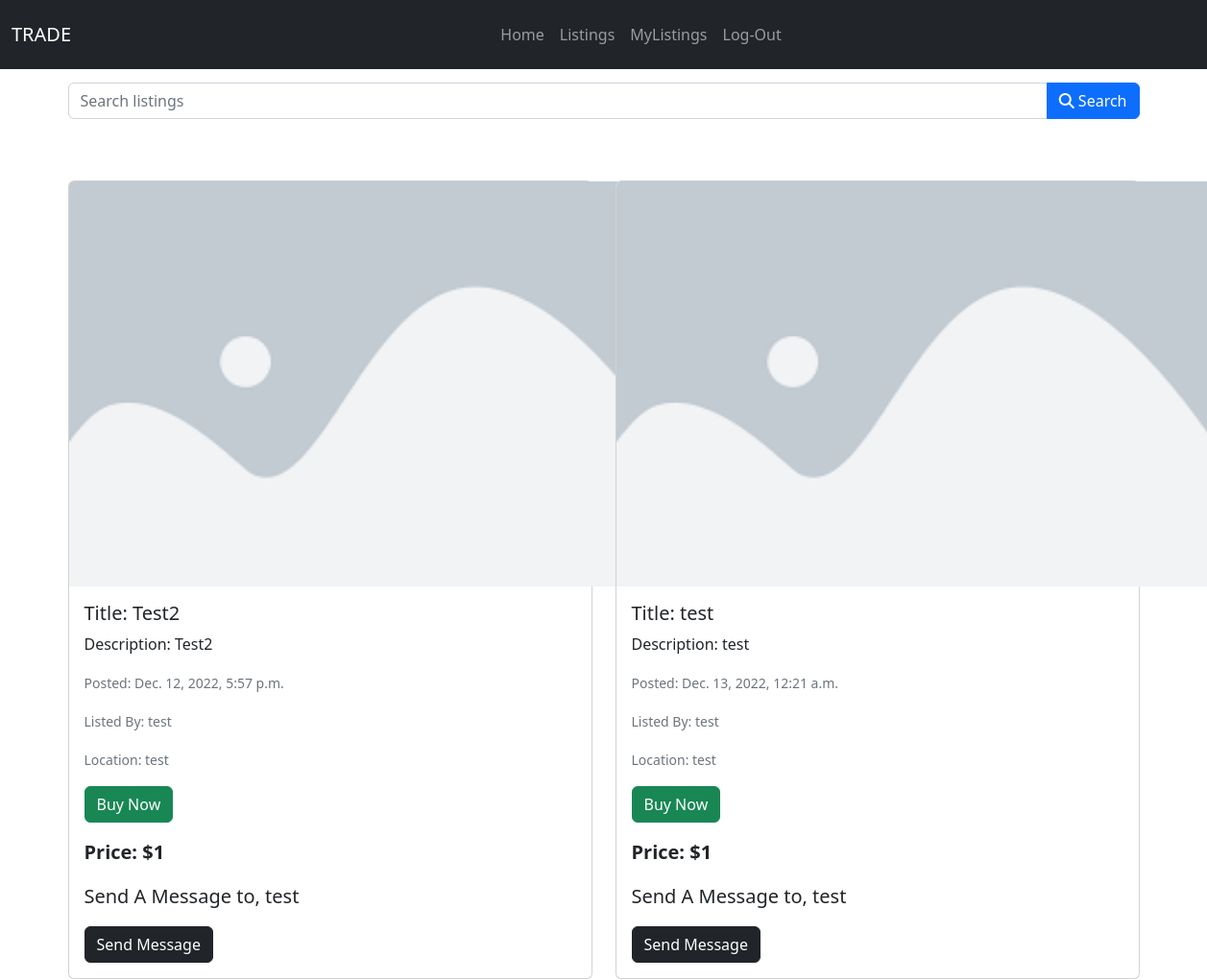
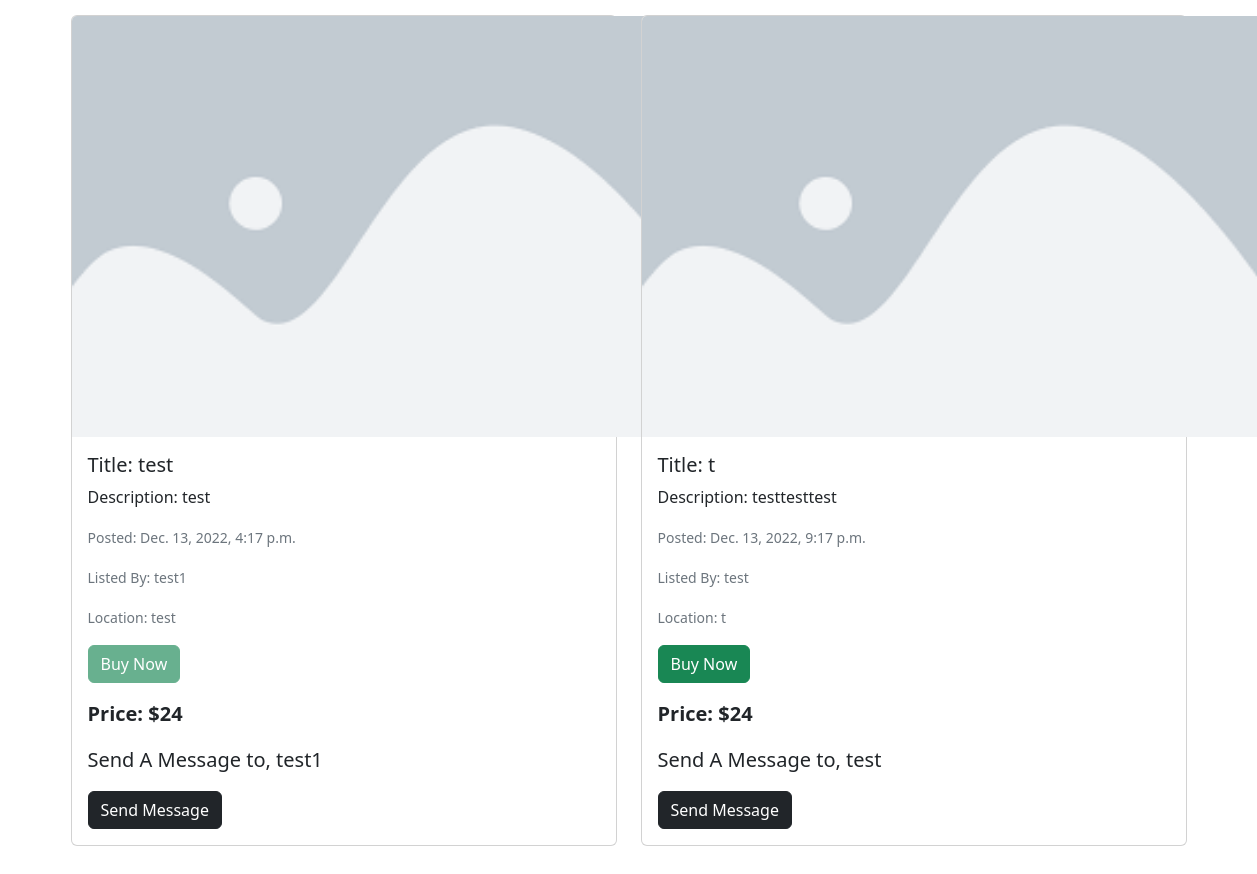
/listings (signed in), run on the app's committed database (2 pictures, top to bottom).
### Trade/models.py (models this page shows, shortened)
class listing(models.Model):
    user = models.ForeignKey(User, on_delete=models.CASCADE)
    title = models.CharField(max_length=200)
    price = models.IntegerField()
    location = models.CharField(max_length=200)
    description = models.CharField(max_length=600)
    type = models.CharField(max_length=20, blank=False, choices=LISTING_TYPE)
    image = models.ImageField(null=True)
    created_at = models.DateTimeField(auto_now_add=True, blank=True)

### Trade/views.py (the view)
# urls.py: path('listings', views.view_listings, name='view_listings'),
@login_required(login_url='login')
def view_listings(request):
    listings = listing.objects.all()
    context = {'listings': listings}
    return render(request, 'Trade/listpage.html', context)

### templates/Trade/listpage.html (shortened to what this page needs)
{% extends 'Trade/base.html' %}
{% load static %}
{% block body %}
  <div class="container">
    <div class="row align-items-center justify-content-center text-start my-5">
            <div class="col-md-12 text-center">
                <form action="{% url 'search_listing' %}" method="get">
                    <div class="input-group mb-3 text-center">
                        <input type="text" class="form-control" placeholder="Search listings" aria-label="" aria-describedby="" name="search_term">
                        <button class="btn btn-primary" type="submit"> <i class="fa-sharp fa-solid fa-magnifying-glass"></i> Search</button>
                    </div>
                </form>
            </div>
        </div>
<div class=" row align-items-center justify-content-center text-start my-5">
{% for listings in listings %}
    <div class="col-6 h-100">
        <div class="card mb-3">
            <img style="width: 634px" src="{{ listings.image.url }}" class="card-img-top" alt="">
            <div class="card-body">
                <h5 class="card-title">Title: {{ listings.title }}</h5>
                <p class="card-text">Description: {{listings.description }}</p>
                <p class="card-text"><small class="text-muted">Posted: {{listings.created_at}}</small></p>
                <p class="card-text"><small class="text-muted">Listed By: {{listings.user}}</small></p>
                <p class="card-text"><small class="text-muted">Location: {{listings.location}}</small></p>
                     {% if listings.type == 'Online' %}
                         <div class="mb-3">
                         <form action="{% url 'buy_item'%}" method="post">
                        <button type="submit" class="btn btn-success">Buy Now</button>
                    </form>
                         </div>
                         <p class="lead fw-bold">Price: ${{ listings.price }}</p>
                         {% else %}
                         <div class="mb-3">
                     <button type="button" class="btn btn-success" disabled>Buy Now</button>
                         </div>
                         <p class="lead fw-bold">Price: ${{ listings.price }}</p>
                     {%endif%}
                    <p class="card-text"><small class="lead">Send A Message to, {{ listings.user }}</small></p>
            <form action="{% url 'comment'%}" method="post">
                        <button type="submit" class="btn btn-dark">Send Message</button>
                    </form>
            </div>
        </div>
    </div>
    {% empty %}
    <h1>No Search Results found</h1>
{% endfor %}
    </div>
    </div>
{% endblock %}

### templates/Trade/base.html (shortened to what this page needs)
{% load static %}
<!DOCTYPE html>
<html lang="en">
<head>
    <link href="https://cdn.jsdelivr.net/npm/bootstrap@5.2.1/dist/css/bootstrap.min.css" rel="stylesheet">
    <link rel="stylesheet" href="https://cdnjs.cloudflare.com/ajax/libs/font-awesome/6.2.0/css/all.min.css" />
    <link rel="stylesheet" href="{% static 'css/style.css' %}">
</head>
<body>
<nav class="navbar navbar-expand-lg navbar-dark bg-dark fixed-top">
    <div class="container-fluid" >
      <a class="navbar-brand" href="{% url 'home' %}">TRADE</a>
      <div class="collapse navbar-collapse justify-content-center m-2" id="navbarNavDropdown">
        <ul class="navbar-nav">
          <li class="nav-item">
            <a class="nav-link" aria-current="page" href="{% url 'home' %}">Home</a>
        </li>
          <li class="nav-item">
            <a class="nav-link" href="{% url 'view_listings' %}">Listings</a>
            {% if user.is_authenticated %}
                  </li>
          <li class="nav-item">
            <a class="nav-link" href="{% url 'my_listings' %}">MyListings</a>
        </li>
            <li class="nav-item">
            <a class="nav-link" href="{% url 'log_out' %}">Log-Out</a>
        </li>
        {% endif %}
      </ul>
    </div>
  </div>
</nav>
{% block body %}
    {% endblock %}
</body>
</html>

### static/css/style.css (style rules this page uses)
body { padding-top: 3%; padding-bottom: 2%; }

### data on the page
listing: image (picture), title "Test2", description "Test2", created_at "Dec. 12, 2022, 5:57 p.m.", user "test", location "test", price "1"
listing: image (picture), title "test", description "test", created_at "Dec. 13, 2022, 12:21 a.m.", user "test", location "test", price "1"
listing: image (picture), title "test", description "test", created_at "Dec. 13, 2022, 4:17 p.m.", user "test1", location "test", price "24"
listing: image (picture), title "t", description "testtesttest", created_at "Dec. 13, 2022, 9:17 p.m.", user "test", location "t", price "24"
